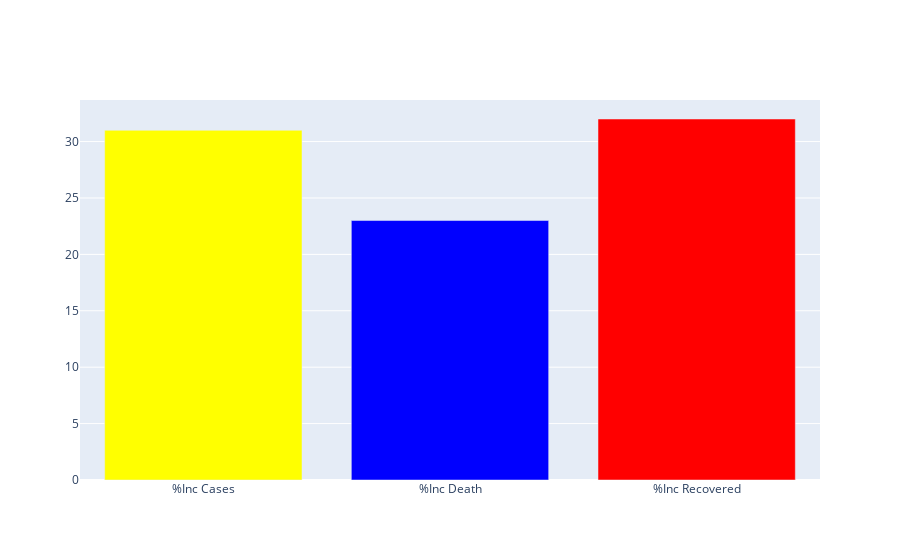

Here is the notebook cell this chart was saved with:
### Code cell
per = np.round(df[['%Inc Cases','%Inc Death','%Inc Recovered']].loc[0],2)
per_df = pd.DataFrame(per)
per_df.columns = ['Percentage']

fig = go.Figure()
fig.add_trace(go.Bar(x=per_df.index, y=per_df['Percentage']*100,marker_color=['Yellow','blue','red']))
fig.show()

### Figure 1 — Plotly figure (JSON) as saved in the notebook; plotly's stock layout.template omitted (floating-point values rounded to 4 significant figures)
{"data": [{"marker": {"color": ["Yellow", "blue", "red"]}, "type": "bar", "x": ["%Inc Cases", "%Inc Death", "%Inc Recovered"], "y": [31, 23, 32]}], "layout": {"autosize": true, "xaxis": {"autorange": true, "range": [-0.5, 2.5], "type": "category"}, "yaxis": {"autorange": true, "range": [0, 33.68], "type": "linear"}}}
